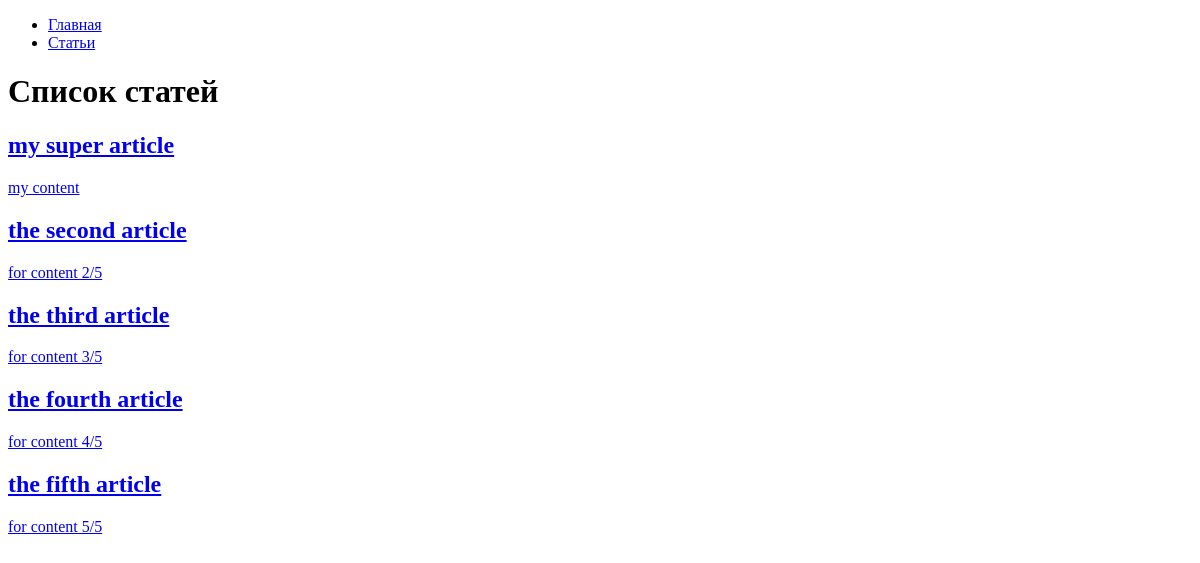
The page /articles/ on the database as committed earlier.
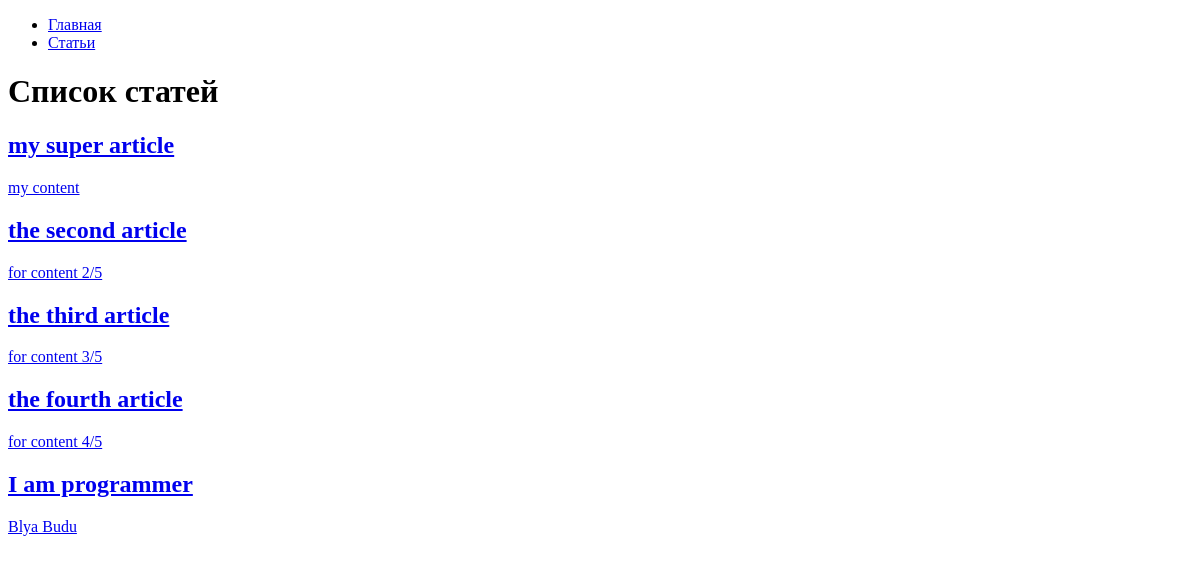
The same page on the database as committed later.
### hexlet_django_blog/article/models.py (models this page shows, shortened)
class Article(models.Model):
    name = models.CharField(max_length=200)
    body = models.TextField()
    timestamp = models.DateTimeField(auto_now_add=True)

### hexlet_django_blog/article/views.py (the view)
# urls.py: path('', IndexView.as_view()),
class IndexView(View):
    def get(self, request, *args, **kwargs):
        articles = Article.objects.all()[:15]
        return render(request, 'articles/index.html', context={
            'articles': articles,
        })

### hexlet_django_blog/templates/articles/index.html
{% extends "base.html" %}
{% block content %}
    <h1>Список статей</h1>
    {% for article in articles %}
        <a href="{{article.id}}/"><h2>{{ article.name }}</h2>
        <div>{{ article.body|slice:":200" }}</div>
    {% endfor %}
{% endblock %}

### hexlet_django_blog/templates/base.html (shortened to what this page needs)
<!DOCTYPE html>
<html lang="en">
<head>
</head>
<body>
<div id="sidebar">
    {% block sidebar %}
        <ul>
            <li><a href="/">Главная</a></li>
            <li><a href="/articles">Статьи</a></li>
        </ul>
    {% endblock %}
</div>
<div id="content">
    {% block content %}{% endblock %}
</div>
</body>
</html>

Rows that differ between the two databases and show on the page:
removed Article: name "the fifth article", body "for content 5/5"
added Article: name "I am programmer", body "Blya Budu"
